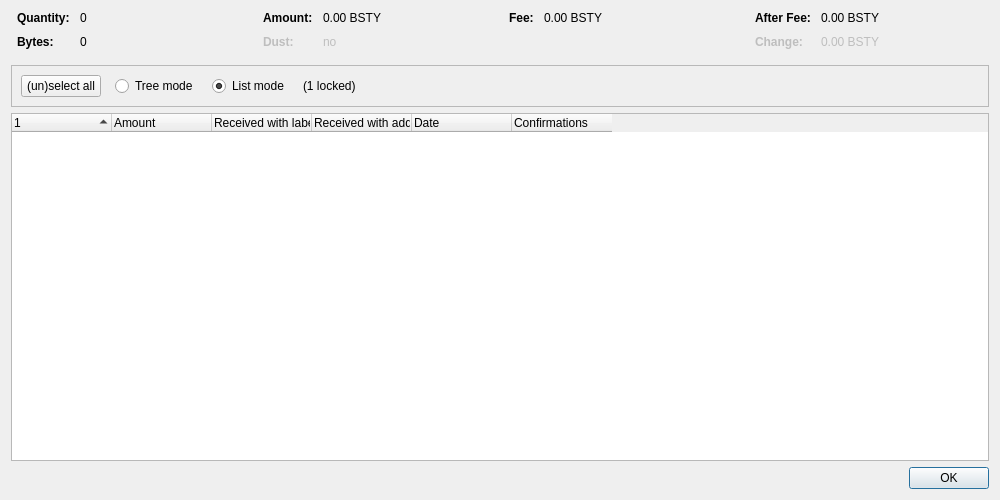
<?xml version="1.0" encoding="UTF-8"?>
<ui version="4.0">
 <class>CoinControlDialog</class>
 <widget class="QDialog" name="CoinControlDialog">
  <property name="geometry">
   <rect>
    <x>0</x>
    <y>0</y>
    <width>1000</width>
    <height>500</height>
   </rect>
  </property>
  <property name="windowTitle">
   <string>Coin Selection</string>
  </property>
  <layout class="QVBoxLayout" name="verticalLayout">
   <item>
    <layout class="QHBoxLayout" name="horizontalLayoutTop" stretch="0,0,0,0">
     <property name="topMargin">
      <number>0</number>
     </property>
     <property name="bottomMargin">
      <number>10</number>
     </property>
     <item>
      <layout class="QFormLayout" name="formLayoutCoinControl1">
       <property name="horizontalSpacing">
        <number>10</number>
       </property>
       <property name="verticalSpacing">
        <number>10</number>
       </property>
       <property name="leftMargin">
        <number>6</number>
       </property>
       <property name="rightMargin">
        <number>6</number>
       </property>
       <item row="0" column="0">
        <widget class="QLabel" name="labelCoinControlQuantityText">
         <property name="font">
          <font>
           <weight>75</weight>
           <bold>true</bold>
          </font>
         </property>
         <property name="text">
          <string>Quantity:</string>
         </property>
        </widget>
       </item>
       <item row="0" column="1">
        <widget class="QLabel" name="labelCoinControlQuantity">
         <property name="cursor">
          <cursorShape>IBeamCursor</cursorShape>
         </property>
         <property name="contextMenuPolicy">
          <enum>Qt::ActionsContextMenu</enum>
         </property>
         <property name="text">
          <string notr="true">0</string>
         </property>
         <property name="textInteractionFlags">
          <set>Qt::LinksAccessibleByMouse|Qt::TextSelectableByKeyboard|Qt::TextSelectableByMouse</set>
         </property>
        </widget>
       </item>
       <item row="1" column="0">
        <widget class="QLabel" name="labelCoinControlBytesText">
         <property name="font">
          <font>
           <weight>75</weight>
           <bold>true</bold>
          </font>
         </property>
         <property name="text">
          <string>Bytes:</string>
         </property>
        </widget>
       </item>
       <item row="1" column="1">
        <widget class="QLabel" name="labelCoinControlBytes">
         <property name="cursor">
          <cursorShape>IBeamCursor</cursorShape>
         </property>
         <property name="contextMenuPolicy">
          <enum>Qt::ActionsContextMenu</enum>
         </property>
         <property name="text">
          <string notr="true">0</string>
         </property>
         <property name="textInteractionFlags">
          <set>Qt::LinksAccessibleByMouse|Qt::TextSelectableByKeyboard|Qt::TextSelectableByMouse</set>
         </property>
        </widget>
       </item>
      </layout>
     </item>
     <item>
      <layout class="QFormLayout" name="formLayoutCoinControl2">
       <property name="horizontalSpacing">
        <number>10</number>
       </property>
       <property name="verticalSpacing">
        <number>10</number>
       </property>
       <property name="leftMargin">
        <number>6</number>
       </property>
       <property name="rightMargin">
        <number>6</number>
       </property>
       <item row="0" column="0">
        <widget class="QLabel" name="labelCoinControlAmountText">
         <property name="font">
          <font>
           <weight>75</weight>
           <bold>true</bold>
          </font>
         </property>
         <property name="text">
          <string>Amount:</string>
         </property>
        </widget>
       </item>
       <item row="0" column="1">
        <widget class="QLabel" name="labelCoinControlAmount">
         <property name="cursor">
          <cursorShape>IBeamCursor</cursorShape>
         </property>
         <property name="contextMenuPolicy">
          <enum>Qt::ActionsContextMenu</enum>
         </property>
         <property name="text">
          <string notr="true">0.00 BSTY</string>
         </property>
         <property name="textInteractionFlags">
          <set>Qt::LinksAccessibleByMouse|Qt::TextSelectableByKeyboard|Qt::TextSelectableByMouse</set>
         </property>
        </widget>
       </item>
       <item row="1" column="0">
        <widget class="QLabel" name="labelCoinControlLowOutputText">
         <property name="enabled">
          <bool>false</bool>
         </property>
         <property name="font">
          <font>
           <weight>75</weight>
           <bold>true</bold>
          </font>
         </property>
         <property name="text">
          <string>Dust:</string>
         </property>
        </widget>
       </item>
       <item row="1" column="1">
        <widget class="QLabel" name="labelCoinControlLowOutput">
         <property name="enabled">
          <bool>false</bool>
         </property>
         <property name="cursor">
          <cursorShape>IBeamCursor</cursorShape>
         </property>
         <property name="contextMenuPolicy">
          <enum>Qt::ActionsContextMenu</enum>
         </property>
         <property name="text">
          <string notr="true">no</string>
         </property>
         <property name="textInteractionFlags">
          <set>Qt::LinksAccessibleByMouse|Qt::TextSelectableByKeyboard|Qt::TextSelectableByMouse</set>
         </property>
        </widget>
       </item>
      </layout>
     </item>
     <item>
      <layout class="QFormLayout" name="formLayoutCoinControl3">
       <property name="horizontalSpacing">
        <number>10</number>
       </property>
       <property name="verticalSpacing">
        <number>10</number>
       </property>
       <property name="leftMargin">
        <number>6</number>
       </property>
       <property name="rightMargin">
        <number>6</number>
       </property>
       <item row="0" column="0">
        <widget class="QLabel" name="labelCoinControlFeeText">
         <property name="font">
          <font>
           <weight>75</weight>
           <bold>true</bold>
          </font>
         </property>
         <property name="text">
          <string>Fee:</string>
         </property>
        </widget>
       </item>
       <item row="0" column="1">
        <widget class="QLabel" name="labelCoinControlFee">
         <property name="cursor">
          <cursorShape>IBeamCursor</cursorShape>
         </property>
         <property name="contextMenuPolicy">
          <enum>Qt::ActionsContextMenu</enum>
         </property>
         <property name="text">
          <string notr="true">0.00 BSTY</string>
         </property>
         <property name="textInteractionFlags">
          <set>Qt::LinksAccessibleByMouse|Qt::TextSelectableByKeyboard|Qt::TextSelectableByMouse</set>
         </property>
        </widget>
       </item>
      </layout>
     </item>
     <item>
      <layout class="QFormLayout" name="formLayoutCoinControl4">
       <property name="horizontalSpacing">
        <number>10</number>
       </property>
       <property name="verticalSpacing">
        <number>10</number>
       </property>
       <property name="leftMargin">
        <number>6</number>
       </property>
       <property name="rightMargin">
        <number>6</number>
       </property>
       <item row="0" column="0">
        <widget class="QLabel" name="labelCoinControlAfterFeeText">
         <property name="font">
          <font>
           <weight>75</weight>
           <bold>true</bold>
          </font>
         </property>
         <property name="text">
          <string>After Fee:</string>
         </property>
        </widget>
       </item>
       <item row="0" column="1">
        <widget class="QLabel" name="labelCoinControlAfterFee">
         <property name="cursor">
          <cursorShape>IBeamCursor</cursorShape>
         </property>
         <property name="contextMenuPolicy">
          <enum>Qt::ActionsContextMenu</enum>
         </property>
         <property name="text">
          <string notr="true">0.00 BSTY</string>
         </property>
         <property name="textInteractionFlags">
          <set>Qt::LinksAccessibleByMouse|Qt::TextSelectableByKeyboard|Qt::TextSelectableByMouse</set>
         </property>
        </widget>
       </item>
       <item row="1" column="0">
        <widget class="QLabel" name="labelCoinControlChangeText">
         <property name="enabled">
          <bool>false</bool>
         </property>
         <property name="font">
          <font>
           <weight>75</weight>
           <bold>true</bold>
          </font>
         </property>
         <property name="text">
          <string>Change:</string>
         </property>
        </widget>
       </item>
       <item row="1" column="1">
        <widget class="QLabel" name="labelCoinControlChange">
         <property name="enabled">
          <bool>false</bool>
         </property>
         <property name="cursor">
          <cursorShape>IBeamCursor</cursorShape>
         </property>
         <property name="contextMenuPolicy">
          <enum>Qt::ActionsContextMenu</enum>
         </property>
         <property name="text">
          <string notr="true">0.00 BSTY</string>
         </property>
         <property name="textInteractionFlags">
          <set>Qt::LinksAccessibleByMouse|Qt::TextSelectableByKeyboard|Qt::TextSelectableByMouse</set>
         </property>
        </widget>
       </item>
      </layout>
     </item>
    </layout>
   </item>
   <item>
    <widget class="QFrame" name="frame">
     <property name="minimumSize">
      <size>
       <width>0</width>
       <height>40</height>
      </size>
     </property>
     <property name="frameShape">
      <enum>QFrame::StyledPanel</enum>
     </property>
     <property name="frameShadow">
      <enum>QFrame::Sunken</enum>
     </property>
     <layout class="QHBoxLayout" name="horizontalLayout">
      <item>
       <layout class="QHBoxLayout" name="horizontalLayoutPanel" stretch="0,0,0,0,0">
        <property name="spacing">
         <number>14</number>
        </property>
        <item>
         <widget class="QPushButton" name="pushButtonSelectAll">
          <property name="sizePolicy">
           <sizepolicy hsizetype="Maximum" vsizetype="Fixed">
            <horstretch>0</horstretch>
            <verstretch>0</verstretch>
           </sizepolicy>
          </property>
          <property name="text">
           <string>(un)select all</string>
          </property>
          <property name="autoDefault">
           <bool>false</bool>
          </property>
         </widget>
        </item>
        <item>
         <widget class="QRadioButton" name="radioTreeMode">
          <property name="sizePolicy">
           <sizepolicy hsizetype="Maximum" vsizetype="Fixed">
            <horstretch>0</horstretch>
            <verstretch>0</verstretch>
           </sizepolicy>
          </property>
          <property name="text">
           <string>Tree mode</string>
          </property>
         </widget>
        </item>
        <item>
         <widget class="QRadioButton" name="radioListMode">
          <property name="sizePolicy">
           <sizepolicy hsizetype="Maximum" vsizetype="Fixed">
            <horstretch>0</horstretch>
            <verstretch>0</verstretch>
           </sizepolicy>
          </property>
          <property name="text">
           <string>List mode</string>
          </property>
          <property name="checked">
           <bool>true</bool>
          </property>
         </widget>
        </item>
        <item>
         <widget class="QLabel" name="labelLocked">
          <property name="text">
           <string notr="true">(1 locked)</string>
          </property>
         </widget>
        </item>
        <item>
         <spacer name="horizontalSpacer">
          <property name="orientation">
           <enum>Qt::Horizontal</enum>
          </property>
          <property name="sizeHint" stdset="0">
           <size>
            <width>40</width>
            <height>20</height>
           </size>
          </property>
         </spacer>
        </item>
       </layout>
      </item>
     </layout>
    </widget>
   </item>
   <item>
    <widget class="CoinControlTreeWidget" name="treeWidget">
     <property name="contextMenuPolicy">
      <enum>Qt::CustomContextMenu</enum>
     </property>
     <property name="sortingEnabled">
      <bool>false</bool>
     </property>
     <property name="columnCount">
      <number>6</number>
     </property>
     <attribute name="headerShowSortIndicator" stdset="0">
      <bool>true</bool>
     </attribute>
     <attribute name="headerStretchLastSection">
      <bool>false</bool>
     </attribute>
     <column>
      <property name="text">
       <string/>
      </property>
     </column>
     <column>
      <property name="text">
       <string>Amount</string>
      </property>
     </column>
     <column>
      <property name="text">
       <string>Received with label</string>
      </property>
     </column>
     <column>
      <property name="text">
       <string>Received with address</string>
      </property>
     </column>
     <column>
      <property name="text">
       <string>Date</string>
      </property>
     </column>
     <column>
      <property name="text">
       <string>Confirmations</string>
      </property>
      <property name="toolTip">
       <string>Confirmed</string>
      </property>
     </column>
     <column>
      <property name="text">
       <string/>
      </property>
     </column>
     <column>
      <property name="text">
       <string/>
      </property>
     </column>
     <column>
      <property name="text">
       <string/>
      </property>
     </column>
     <column>
      <property name="text">
       <string/>
      </property>
     </column>
    </widget>
   </item>
   <item>
    <widget class="QDialogButtonBox" name="buttonBox">
     <property name="orientation">
      <enum>Qt::Horizontal</enum>
     </property>
     <property name="standardButtons">
      <set>QDialogButtonBox::Ok</set>
     </property>
    </widget>
   </item>
  </layout>
 </widget>
 <customwidgets>
  <customwidget>
   <class>CoinControlTreeWidget</class>
   <extends>QTreeWidget</extends>
   <header>qt/coincontroltreewidget.h</header>
  </customwidget>
 </customwidgets>
 <resources/>
 <connections/>
</ui>
